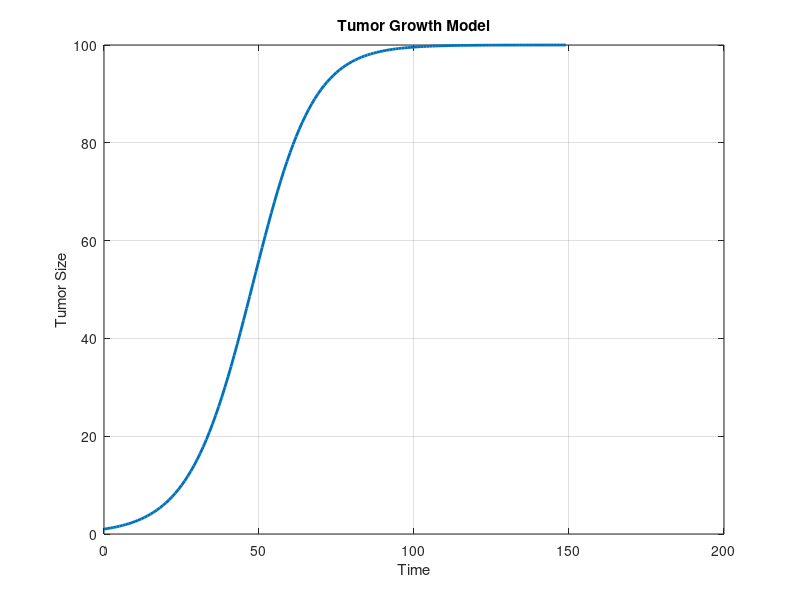

MATLAB code for this plot:
% Tumor Growth Model

% Parameters
initialSize = 1;    % Initial tumor size
growthRate = 0.1;   % Tumor growth rate
carryingCapacity = 100;  % Maximum tumor size

% Time vector
timesteps = 150;
t = 0:1:(timesteps-1);  % Adjusted to have the same length as timesteps

% Tumor growth model (Logistic growth equation)
tumorSize = zeros(1, timesteps);
tumorSize(1) = initialSize;

for i = 2:timesteps
    tumorSize(i) = tumorSize(i-1) + growthRate * tumorSize(i-1) * (1 - tumorSize(i-1)/carryingCapacity);
end

% Plotting the results
figure;
plot(t, tumorSize, 'LineWidth', 2);
title('Tumor Growth Model');
xlabel('Time');
ylabel('Tumor Size');
grid on;
